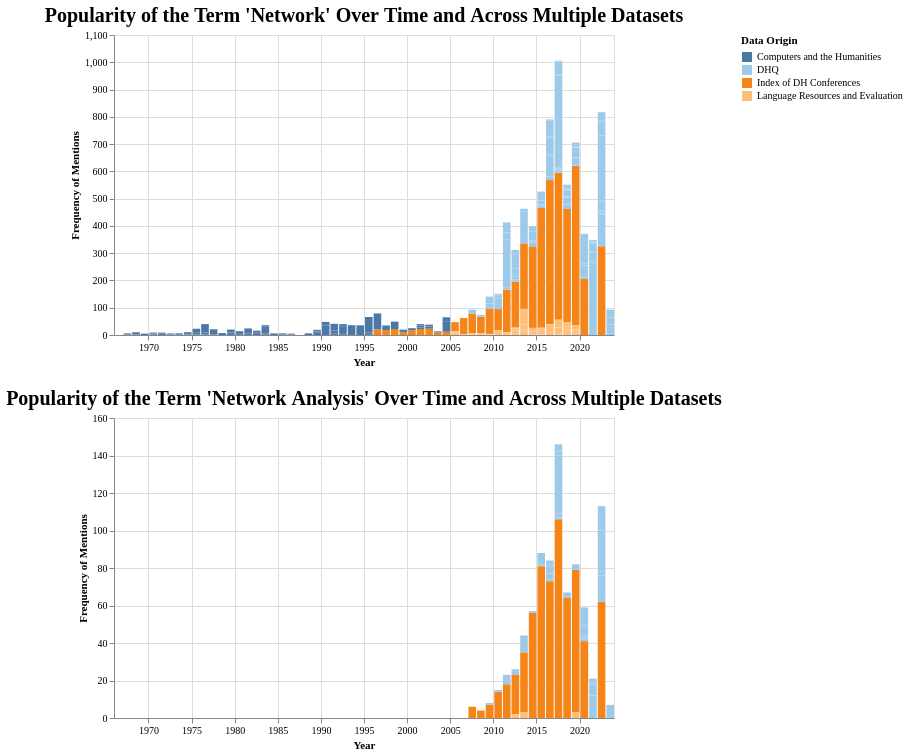

Here is the Vega-Lite specification saved for this chart:
### Vega-Lite specification from a JSON file in a GitHub repository (floating-point values rounded to 4 significant figures; data arrays with more than 128 entries replaced by an {"elided": "..."} marker saying what was removed)
{"config": {"view": {"continuousWidth": 300, "continuousHeight": 300}, "axis": {"labelFont": "Garamond", "titleFont": "Garamond"}, "legend": {"labelFont": "Garamond", "titleFont": "Garamond"}, "title": {"anchor": "middle", "font": "Garamond", "fontSize": 20}}, "vconcat": [{"data": {"name": "data-0369d09024bba890f8b5cd8f95aa2859"}, "mark": {"type": "bar"}, "encoding": {"color": {"field": "data_origin", "legend": {"labelLimit": 0, "symbolLimit": 0, "title": "Data Origin"}, "scale": {"scheme": "tableau20"}, "sort": {"field": "counts", "op": "sum", "order": "descending"}, "type": "nominal"}, "opacity": {"condition": {"param": "param_11", "value": 1}, "value": 0.2}, "tooltip": [{"field": "data_origin", "title": "Data Origin", "type": "nominal"}, {"field": "Raw Frequency of Mentions", "type": "quantitative"}, {"field": "date", "format": "%Y", "title": "Date", "type": "temporal"}, {"field": "Frequency of Mentions Scaled by Total Tokens", "type": "quantitative"}, {"field": "total_tokens", "title": "Total Tokens", "type": "quantitative"}], "x": {"axis": {"title": "Year"}, "field": "date", "timeUnit": "year", "type": "temporal"}, "y": {"axis": {"title": "Frequency of Mentions"}, "field": "y", "type": "quantitative"}}, "name": "view_12", "title": "Popularity of the Term 'Network' Over Time and Across Multiple Datasets", "transform": [{"calculate": "datum[param_10]", "as": "y"}], "width": 500}, {"data": {"name": "data-d0812f413f6130d1a9c6620a405cc9fc"}, "mark": {"type": "bar"}, "encoding": {"color": {"field": "data_origin", "legend": {"labelLimit": 0, "symbolLimit": 0, "title": "Data Origin"}, "scale": {"scheme": "tableau20"}, "sort": {"field": "counts", "op": "sum", "order": "descending"}, "type": "nominal"}, "opacity": {"condition": {"param": "param_12", "value": 1}, "value": 0.2}, "tooltip": [{"field": "data_origin", "title": "Data Origin", "type": "nominal"}, {"field": "Raw Frequency of Mentions", "type": "quantitative"}, {"field": "date", "format": "%Y", "title": "Date", "type": "temporal"}, {"field": "Frequency of Mentions Scaled by Total Tokens", "type": "quantitative"}, {"field": "total_tokens", "title": "Total Tokens", "type": "quantitative"}], "x": {"axis": {"title": "Year"}, "field": "date", "timeUnit": "year", "type": "temporal"}, "y": {"axis": {"title": "Frequency of Mentions"}, "field": "y", "type": "quantitative"}}, "name": "view_13", "title": "Popularity of the Term 'Network Analysis' Over Time and Across Multiple Datasets", "transform": [{"calculate": "datum[param_10]", "as": "y"}], "width": 500}], "params": [{"name": "param_10", "bind": {"input": "select", "options": ["Raw Frequency of Mentions", "Frequency of Mentions Scaled by Total Tokens"], "name": "Select Counting Method on Y Axis"}, "value": "Raw Frequency of Mentions"}, {"name": "param_11", "select": {"type": "point", "fields": ["data_origin"]}, "bind": "legend", "views": ["view_12"]}, {"name": "param_12", "select": {"type": "point", "fields": ["data_origin"]}, "bind": "legend", "views": ["view_13"]}], "$schema": "https://vega.github.io/schema/vega-lite/v5.15.1.json", "datasets": {"data-0369d09024bba890f8b5cd8f95aa2859": {"elided": "411 records"}, "data-d0812f413f6130d1a9c6620a405cc9fc": {"elided": "411 records"}}}
